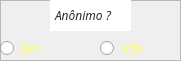
      <widget class="QFrame" name="frame_3">
       <property name="geometry">
        <rect>
         <x>30</x>
         <y>130</y>
         <width>181</width>
         <height>61</height>
        </rect>
       </property>
       <property name="frameShape">
        <enum>QFrame::StyledPanel</enum>
       </property>
       <property name="frameShadow">
        <enum>QFrame::Raised</enum>
       </property>
       <widget class="QLabel" name="label_3">
        <property name="geometry">
         <rect>
          <x>50</x>
          <y>0</y>
          <width>81</width>
          <height>31</height>
         </rect>
        </property>
        <property name="font">
         <font>
          <family>Cocogoose Pro</family>
          <pointsize>9</pointsize>
          <italic>true</italic>
         </font>
        </property>
        <property name="styleSheet">
         <string notr="true">color: rgb(35,45,55);
background-color: rgb(255, 255, 255);</string>
        </property>
        <property name="text">
         <string>Anônimo ?</string>
        </property>
        <property name="indent">
         <number>5</number>
        </property>
       </widget>
       <widget class="QRadioButton" name="radAnomSim">
        <property name="geometry">
         <rect>
          <x>0</x>
          <y>40</y>
          <width>71</width>
          <height>16</height>
         </rect>
        </property>
        <property name="font">
         <font>
          <family>Cocogoose Pro</family>
          <pointsize>9</pointsize>
          <italic>true</italic>
          <underline>false</underline>
          <stylestrategy>PreferDefault</stylestrategy>
         </font>
        </property>
        <property name="layoutDirection">
         <enum>Qt::LeftToRight</enum>
        </property>
        <property name="autoFillBackground">
         <bool>false</bool>
        </property>
        <property name="styleSheet">
         <string notr="true">color: rgb(255, 255, 100);</string>
        </property>
        <property name="text">
         <string>Sim</string>
        </property>
       </widget>
       <widget class="QRadioButton" name="radAnomNao">
        <property name="geometry">
         <rect>
          <x>100</x>
          <y>40</y>
          <width>71</width>
          <height>16</height>
         </rect>
        </property>
        <property name="font">
         <font>
          <family>Cocogoose Pro</family>
          <pointsize>9</pointsize>
          <italic>true</italic>
          <underline>false</underline>
          <stylestrategy>PreferDefault</stylestrategy>
         </font>
        </property>
        <property name="layoutDirection">
         <enum>Qt::LeftToRight</enum>
        </property>
        <property name="autoFillBackground">
         <bool>false</bool>
        </property>
        <property name="styleSheet">
         <string notr="true">color: rgb(255, 255, 100);</string>
        </property>
        <property name="text">
         <string>Não</string>
        </property>
       </widget>
      </widget>
